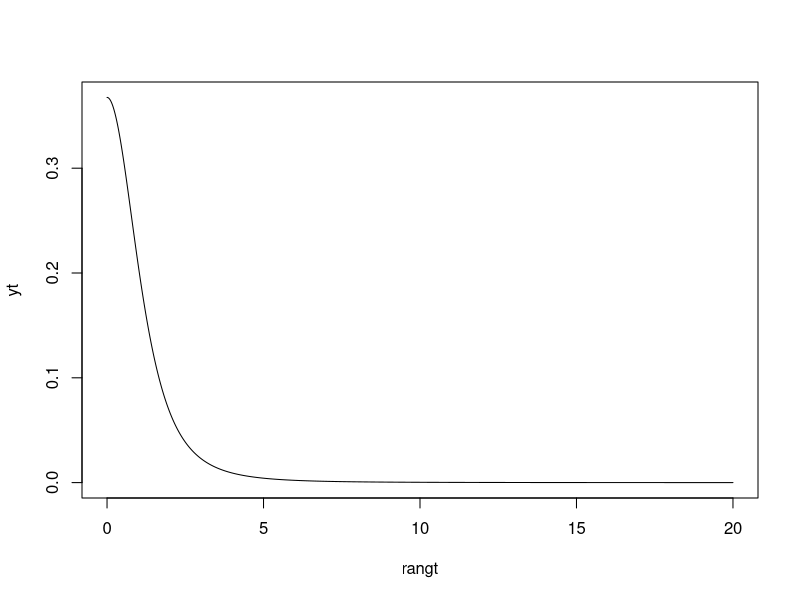
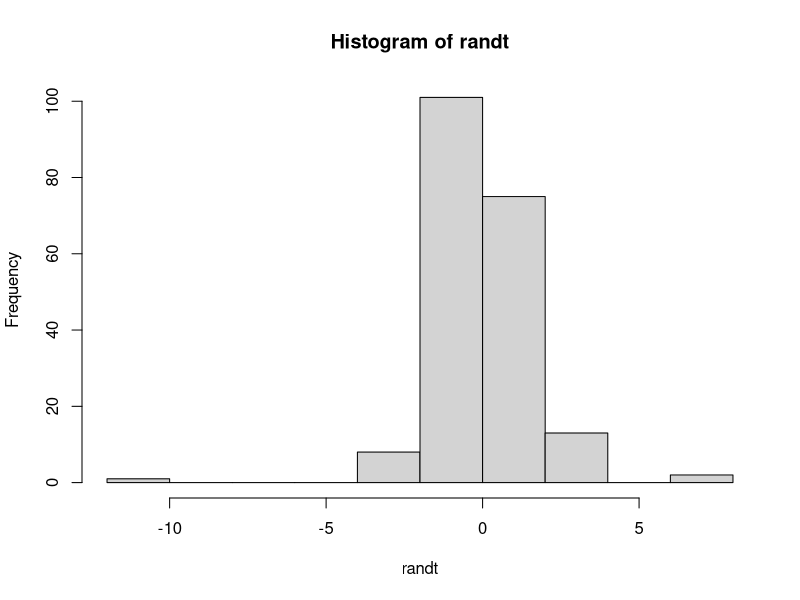
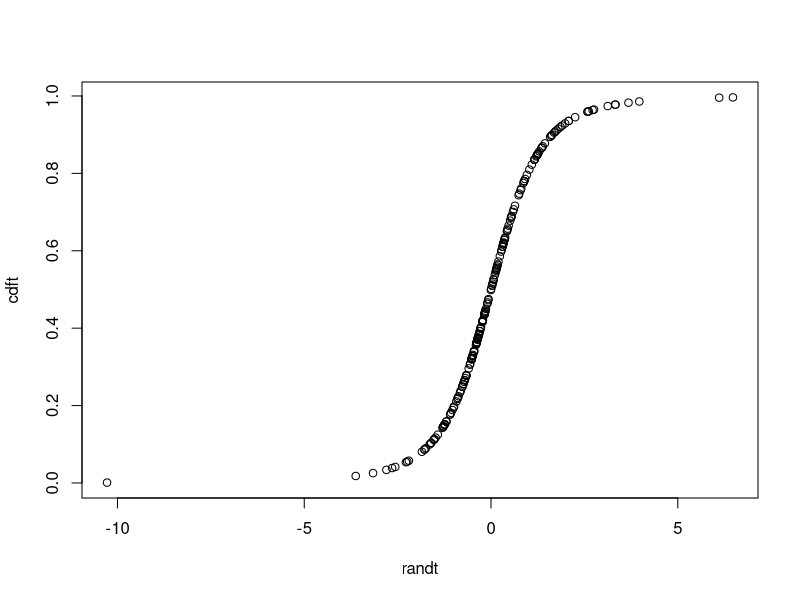

The R script that drew these images, in order: (Note: this script raises an error after producing the figures.)
rangt = seq(0, 20, 0.01)
dft = 3
yt <- dt(rangt, df=dft)
plot(rangt, yt, type="l")

nt = 200
randt <- rt(nt, df=dft)
hist(randt)

cdft <- pt(randt, df=dft)
plot(randt, cdft)

fitf <- fitdist(randt,"t",start=list(df=dft))
plot(fitf)